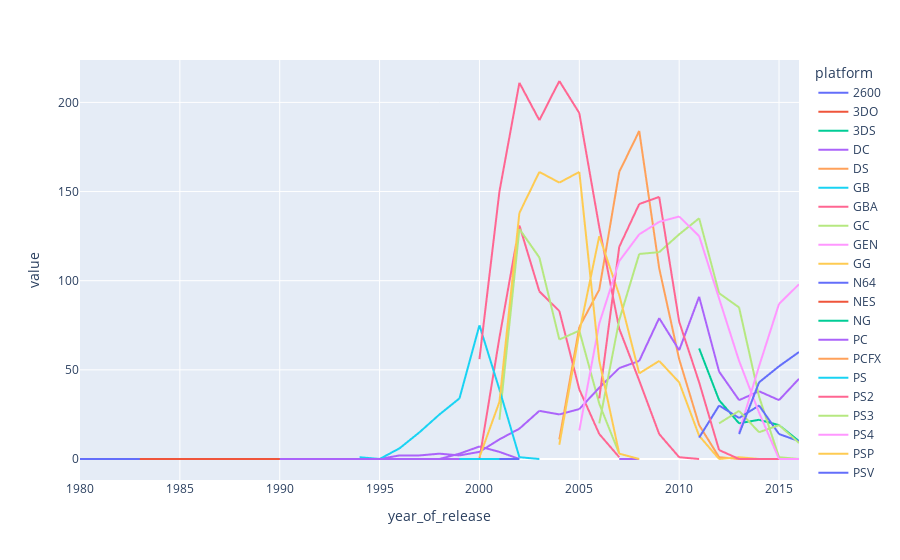

Notebook source saved alongside this figure:
### Code cell
pivot_df = pd.pivot_table(df, index='year_of_release', columns='platform', values='critic_score', aggfunc='count')

fig = px.line(pivot_df)
fig.show()

### Figure 1 — Plotly figure (JSON) as saved in the notebook; plotly's stock layout.template omitted (floating-point values rounded to 4 significant figures)
{"data": [{"hovertemplate": "platform=2600<br>year_of_release=%{x}<br>value=%{y}<extra></extra>", "legendgroup": "2600", "line": {"color": "#636efa", "dash": "solid"}, "marker": {"symbol": "circle"}, "mode": "lines", "name": "2600", "showlegend": true, "type": "scattergl", "x": [1980, 1981, 1982, 1983, 1984, 1985, 1986, 1987, 1988, 1989, 1990, 1991, 1992, 1993, 1994, 1995, 1996, 1997, 1998, 1999, 2000, 2001, 2002, 2003, 2004, 2005, 2006, 2007, 2008, 2009, 2010, 2011, 2012, 2013, 2014, 2015, 2016], "xaxis": "x", "y": [0, 0, 0, 0, 0, 0, 0, 0, 0, 0, null, null, null, null, null, null, null, null, null, null, null, null, null, null, null, null, null, null, null, null, null, null, null, null, null, null, null], "yaxis": "y"}, {"hovertemplate": "platform=3DO<br>year_of_release=%{x}<br>value=%{y}<extra></extra>", "legendgroup": "3DO", "line": {"color": "#EF553B", "dash": "solid"}, "marker": {"symbol": "circle"}, "mode": "lines", "name": "3DO", "showlegend": true, "type": "scattergl", "x": [1980, 1981, 1982, 1983, 1984, 1985, 1986, 1987, 1988, 1989, 1990, 1991, 1992, 1993, 1994, 1995, 1996, 1997, 1998, 1999, 2000, 2001, 2002, 2003, 2004, 2005, 2006, 2007, 2008, 2009, 2010, 2011, 2012, 2013, 2014, 2015, 2016], "xaxis": "x", "y": [null, null, null, null, null, null, null, null, null, null, null, null, null, null, 0, 0, null, null, null, null, null, null, null, null, null, null, null, null, null, null, null, null, null, null, null, null, null], "yaxis": "y"}, {"hovertemplate": "platform=3DS<br>year_of_release=%{x}<br>value=%{y}<extra></extra>", "legendgroup": "3DS", "line": {"color": "#00cc96", "dash": "solid"}, "marker": {"symbol": "circle"}, "mode": "lines", "name": "3DS", "showlegend": true, "type": "scattergl", "x": [1980, 1981, 1982, 1983, 1984, 1985, 1986, 1987, 1988, 1989, 1990, 1991, 1992, 1993, 1994, 1995, 1996, 1997, 1998, 1999, 2000, 2001, 2002, 2003, 2004, 2005, 2006, 2007, 2008, 2009, 2010, 2011, 2012, 2013, 2014, 2015, 2016], "xaxis": "x", "y": [null, null, null, null, null, null, null, null, null, null, null, null, null, null, null, null, null, null, null, null, null, null, null, null, null, null, null, null, null, null, null, 62, 33, 20, 22, 19, 10], "yaxis": "y"}, {"hovertemplate": "platform=DC<br>year_of_release=%{x}<br>value=%{y}<extra></extra>", "legendgroup": "DC", "line": {"color": "#ab63fa", "dash": "solid"}, "marker": {"symbol": "circle"}, "mode": "lines", "name": "DC", "showlegend": true, "type": "scattergl", "x": [1980, 1981, 1982, 1983, 1984, 1985, 1986, 1987, 1988, 1989, 1990, 1991, 1992, 1993, 1994, 1995, 1996, 1997, 1998, 1999, 2000, 2001, 2002, 2003, 2004, 2005, 2006, 2007, 2008, 2009, 2010, 2011, 2012, 2013, 2014, 2015, 2016], "xaxis": "x", "y": [null, null, null, null, null, null, null, null, null, null, null, null, null, null, null, null, null, null, 0, 3, 7, 4, 0, null, null, null, null, 0, 0, null, null, null, null, null, null, null, null], "yaxis": "y"}, {"hovertemplate": "platform=DS<br>year_of_release=%{x}<br>value=%{y}<extra></extra>", "legendgroup": "DS", "line": {"color": "#FFA15A", "dash": "solid"}, "marker": {"symbol": "circle"}, "mode": "lines", "name": "DS", "showlegend": true, "type": "scattergl", "x": [1980, 1981, 1982, 1983, 1984, 1985, 1986, 1987, 1988, 1989, 1990, 1991, 1992, 1993, 1994, 1995, 1996, 1997, 1998, 1999, 2000, 2001, 2002, 2003, 2004, 2005, 2006, 2007, 2008, 2009, 2010, 2011, 2012, 2013, 2014, 2015, 2016], "xaxis": "x", "y": [null, null, null, null, null, 0, null, null, null, null, null, null, null, null, null, null, null, null, null, null, null, null, null, null, 11, 74, 95, 161, 184, 107, 56, 19, 1, 0, null, null, null], "yaxis": "y"}, {"hovertemplate": "platform=GB<br>year_of_release=%{x}<br>value=%{y}<extra></extra>", "legendgroup": "GB", "line": {"color": "#19d3f3", "dash": "solid"}, "marker": {"symbol": "circle"}, "mode": "lines", "name": "GB", "showlegend": true, "type": "scattergl", "x": [1980, 1981, 1982, 1983, 1984, 1985, 1986, 1987, 1988, 1989, 1990, 1991, 1992, 1993, 1994, 1995, 1996, 1997, 1998, 1999, 2000, 2001, 2002, 2003, 2004, 2005, 2006, 2007, 2008, 2009, 2010, 2011, 2012, 2013, 2014, 2015, 2016], "xaxis": "x", "y": [null, null, null, null, null, null, null, null, 0, 0, 0, 0, 0, null, 0, 0, 0, 0, 0, 0, 0, 0, null, null, null, null, null, null, null, null, null, null, null, null, null, null, null], "yaxis": "y"}, {"hovertemplate": "platform=GBA<br>year_of_release=%{x}<br>value=%{y}<extra></extra>", "legendgroup": "GBA", "line": {"color": "#FF6692", "dash": "solid"}, "marker": {"symbol": "circle"}, "mode": "lines", "name": "GBA", "showlegend": true, "type": "scattergl", "x": [1980, 1981, 1982, 1983, 1984, 1985, 1986, 1987, 1988, 1989, 1990, 1991, 1992, 1993, 1994, 1995, 1996, 1997, 1998, 1999, 2000, 2001, 2002, 2003, 2004, 2005, 2006, 2007, 2008, 2009, 2010, 2011, 2012, 2013, 2014, 2015, 2016], "xaxis": "x", "y": [null, null, null, null, null, null, null, null, null, null, null, null, null, null, null, null, null, null, null, null, 0, 68, 131, 94, 83, 39, 14, 1, null, null, null, null, null, null, null, null, null], "yaxis": "y"}, {"hovertemplate": "platform=GC<br>year_of_release=%{x}<br>value=%{y}<extra></extra>", "legendgroup": "GC", "line": {"color": "#B6E880", "dash": "solid"}, "marker": {"symbol": "circle"}, "mode": "lines", "name": "GC", "showlegend": true, "type": "scattergl", "x": [1980, 1981, 1982, 1983, 1984, 1985, 1986, 1987, 1988, 1989, 1990, 1991, 1992, 1993, 1994, 1995, 1996, 1997, 1998, 1999, 2000, 2001, 2002, 2003, 2004, 2005, 2006, 2007, 2008, 2009, 2010, 2011, 2012, 2013, 2014, 2015, 2016], "xaxis": "x", "y": [null, null, null, null, null, null, null, null, null, null, null, null, null, null, null, null, null, null, null, null, null, 22, 129, 113, 67, 72, 31, 3, null, null, null, null, null, null, null, null, null], "yaxis": "y"}, {"hovertemplate": "platform=GEN<br>year_of_release=%{x}<br>value=%{y}<extra></extra>", "legendgroup": "GEN", "line": {"color": "#FF97FF", "dash": "solid"}, "marker": {"symbol": "circle"}, "mode": "lines", "name": "GEN", "showlegend": true, "type": "scattergl", "x": [1980, 1981, 1982, 1983, 1984, 1985, 1986, 1987, 1988, 1989, 1990, 1991, 1992, 1993, 1994, 1995, 1996, 1997, 1998, 1999, 2000, 2001, 2002, 2003, 2004, 2005, 2006, 2007, 2008, 2009, 2010, 2011, 2012, 2013, 2014, 2015, 2016], "xaxis": "x", "y": [null, null, null, null, null, null, null, null, null, null, 0, 0, 0, 0, 0, null, null, null, null, null, null, null, null, null, null, null, null, null, null, null, null, null, null, null, null, null, null], "yaxis": "y"}, {"hovertemplate": "platform=GG<br>year_of_release=%{x}<br>value=%{y}<extra></extra>", "legendgroup": "GG", "line": {"color": "#FECB52", "dash": "solid"}, "marker": {"symbol": "circle"}, "mode": "lines", "name": "GG", "showlegend": true, "type": "scattergl", "x": [1980, 1981, 1982, 1983, 1984, 1985, 1986, 1987, 1988, 1989, 1990, 1991, 1992, 1993, 1994, 1995, 1996, 1997, 1998, 1999, 2000, 2001, 2002, 2003, 2004, 2005, 2006, 2007, 2008, 2009, 2010, 2011, 2012, 2013, 2014, 2015, 2016], "xaxis": "x", "y": [null, null, null, null, null, null, null, null, null, null, null, null, 0, null, null, null, null, null, null, null, null, null, null, null, null, null, null, null, null, null, null, null, null, null, null, null, null], "yaxis": "y"}, {"hovertemplate": "platform=N64<br>year_of_release=%{x}<br>value=%{y}<extra></extra>", "legendgroup": "N64", "line": {"color": "#636efa", "dash": "solid"}, "marker": {"symbol": "circle"}, "mode": "lines", "name": "N64", "showlegend": true, "type": "scattergl", "x": [1980, 1981, 1982, 1983, 1984, 1985, 1986, 1987, 1988, 1989, 1990, 1991, 1992, 1993, 1994, 1995, 1996, 1997, 1998, 1999, 2000, 2001, 2002, 2003, 2004, 2005, 2006, 2007, 2008, 2009, 2010, 2011, 2012, 2013, 2014, 2015, 2016], "xaxis": "x", "y": [null, null, null, null, null, null, null, null, null, null, null, null, null, null, null, null, 0, 0, 0, 0, 0, 0, 0, null, null, null, null, null, null, null, null, null, null, null, null, null, null], "yaxis": "y"}, {"hovertemplate": "platform=NES<br>year_of_release=%{x}<br>value=%{y}<extra></extra>", "legendgroup": "NES", "line": {"color": "#EF553B", "dash": "solid"}, "marker": {"symbol": "circle"}, "mode": "lines", "name": "NES", "showlegend": true, "type": "scattergl", "x": [1980, 1981, 1982, 1983, 1984, 1985, 1986, 1987, 1988, 1989, 1990, 1991, 1992, 1993, 1994, 1995, 1996, 1997, 1998, 1999, 2000, 2001, 2002, 2003, 2004, 2005, 2006, 2007, 2008, 2009, 2010, 2011, 2012, 2013, 2014, 2015, 2016], "xaxis": "x", "y": [null, null, null, 0, 0, 0, 0, 0, 0, 0, 0, 0, 0, 0, 0, null, null, null, null, null, null, null, null, null, null, null, null, null, null, null, null, null, null, null, null, null, null], "yaxis": "y"}, {"hovertemplate": "platform=NG<br>year_of_release=%{x}<br>value=%{y}<extra></extra>", "legendgroup": "NG", "line": {"color": "#00cc96", "dash": "solid"}, "marker": {"symbol": "circle"}, "mode": "lines", "name": "NG", "showlegend": true, "type": "scattergl", "x": [1980, 1981, 1982, 1983, 1984, 1985, 1986, 1987, 1988, 1989, 1990, 1991, 1992, 1993, 1994, 1995, 1996, 1997, 1998, 1999, 2000, 2001, 2002, 2003, 2004, 2005, 2006, 2007, 2008, 2009, 2010, 2011, 2012, 2013, 2014, 2015, 2016], "xaxis": "x", "y": [null, null, null, null, null, null, null, null, null, null, null, null, null, 0, 0, 0, 0, null, null, null, null, null, null, null, null, null, null, null, null, null, null, null, null, null, null, null, null], "yaxis": "y"}, {"hovertemplate": "platform=PC<br>year_of_release=%{x}<br>value=%{y}<extra></extra>", "legendgroup": "PC", "line": {"color": "#ab63fa", "dash": "solid"}, "marker": {"symbol": "circle"}, "mode": "lines", "name": "PC", "showlegend": true, "type": "scattergl", "x": [1980, 1981, 1982, 1983, 1984, 1985, 1986, 1987, 1988, 1989, 1990, 1991, 1992, 1993, 1994, 1995, 1996, 1997, 1998, 1999, 2000, 2001, 2002, 2003, 2004, 2005, 2006, 2007, 2008, 2009, 2010, 2011, 2012, 2013, 2014, 2015, 2016], "xaxis": "x", "y": [null, null, null, null, null, 1, null, null, 1, null, null, null, 1, null, 0, 0, 2, 2, 3, 2, 4, 11, 17, 27, 25, 28, 40, 51, 55, 79, 61, 91, 49, 33, 38, 33, 45], "yaxis": "y"}, {"hovertemplate": "platform=PCFX<br>year_of_release=%{x}<br>value=%{y}<extra></extra>", "legendgroup": "PCFX", "line": {"color": "#FFA15A", "dash": "solid"}, "marker": {"symbol": "circle"}, "mode": "lines", "name": "PCFX", "showlegend": true, "type": "scattergl", "x": [1980, 1981, 1982, 1983, 1984, 1985, 1986, 1987, 1988, 1989, 1990, 1991, 1992, 1993, 1994, 1995, 1996, 1997, 1998, 1999, 2000, 2001, 2002, 2003, 2004, 2005, 2006, 2007, 2008, 2009, 2010, 2011, 2012, 2013, 2014, 2015, 2016], "xaxis": "x", "y": [null, null, null, null, null, null, null, null, null, null, null, null, null, null, null, null, 0, null, null, null, null, null, null, null, null, null, null, null, null, null, null, null, null, null, null, null, null], "yaxis": "y"}, {"hovertemplate": "platform=PS<br>year_of_release=%{x}<br>value=%{y}<extra></extra>", "legendgroup": "PS", "line": {"color": "#19d3f3", "dash": "solid"}, "marker": {"symbol": "circle"}, "mode": "lines", "name": "PS", "showlegend": true, "type": "scattergl", "x": [1980, 1981, 1982, 1983, 1984, 1985, 1986, 1987, 1988, 1989, 1990, 1991, 1992, 1993, 1994, 1995, 1996, 1997, 1998, 1999, 2000, 2001, 2002, 2003, 2004, 2005, 2006, 2007, 2008, 2009, 2010, 2011, 2012, 2013, 2014, 2015, 2016], "xaxis": "x", "y": [null, null, null, null, null, null, null, null, null, null, null, null, null, null, 1, 0, 6, 15, 25, 34, 75, 39, 1, 0, null, null, null, null, null, null, null, null, null, null, null, null, null], "yaxis": "y"}, {"hovertemplate": "platform=PS2<br>year_of_release=%{x}<br>value=%{y}<extra></extra>", "legendgroup": "PS2", "line": {"color": "#FF6692", "dash": "solid"}, "marker": {"symbol": "circle"}, "mode": "lines", "name": "PS2", "showlegend": true, "type": "scattergl", "x": [1980, 1981, 1982, 1983, 1984, 1985, 1986, 1987, 1988, 1989, 1990, 1991, 1992, 1993, 1994, 1995, 1996, 1997, 1998, 1999, 2000, 2001, 2002, 2003, 2004, 2005, 2006, 2007, 2008, 2009, 2010, 2011, 2012, 2013, 2014, 2015, 2016], "xaxis": "x", "y": [null, null, null, null, null, null, null, null, null, null, null, null, null, null, null, null, null, null, null, null, 56, 150, 211, 190, 212, 194, 130, 73, 44, 14, 1, 0, null, null, null, null, null], "yaxis": "y"}, {"hovertemplate": "platform=PS3<br>year_of_release=%{x}<br>value=%{y}<extra></extra>", "legendgroup": "PS3", "line": {"color": "#B6E880", "dash": "solid"}, "marker": {"symbol": "circle"}, "mode": "lines", "name": "PS3", "showlegend": true, "type": "scattergl", "x": [1980, 1981, 1982, 1983, 1984, 1985, 1986, 1987, 1988, 1989, 1990, 1991, 1992, 1993, 1994, 1995, 1996, 1997, 1998, 1999, 2000, 2001, 2002, 2003, 2004, 2005, 2006, 2007, 2008, 2009, 2010, 2011, 2012, 2013, 2014, 2015, 2016], "xaxis": "x", "y": [null, null, null, null, null, null, null, null, null, null, null, null, null, null, null, null, null, null, null, null, null, null, null, null, null, null, 20, 78, 115, 116, 126, 135, 93, 85, 35, 1, 0], "yaxis": "y"}, {"hovertemplate": "platform=PS4<br>year_of_release=%{x}<br>value=%{y}<extra></extra>", "legendgroup": "PS4", "line": {"color": "#FF97FF", "dash": "solid"}, "marker": {"symbol": "circle"}, "mode": "lines", "name": "PS4", "showlegend": true, "type": "scattergl", "x": [1980, 1981, 1982, 1983, 1984, 1985, 1986, 1987, 1988, 1989, 1990, 1991, 1992, 1993, 1994, 1995, 1996, 1997, 1998, 1999, 2000, 2001, 2002, 2003, 2004, 2005, 2006, 2007, 2008, 2009, 2010, 2011, 2012, 2013, 2014, 2015, 2016], "xaxis": "x", "y": [null, null, null, null, null, null, null, null, null, null, null, null, null, null, null, null, null, null, null, null, null, null, null, null, null, null, null, null, null, null, null, null, null, 15, 52, 87, 98], "yaxis": "y"}, {"hovertemplate": "platform=PSP<br>year_of_release=%{x}<br>value=%{y}<extra></extra>", "legendgroup": "PSP", "line": {"color": "#FECB52", "dash": "solid"}, "marker": {"symbol": "circle"}, "mode": "lines", "name": "PSP", "showlegend": true, "type": "scattergl", "x": [1980, 1981, 1982, 1983, 1984, 1985, 1986, 1987, 1988, 1989, 1990, 1991, 1992, 1993, 1994, 1995, 1996, 1997, 1998, 1999, 2000, 2001, 2002, 2003, 2004, 2005, 2006, 2007, 2008, 2009, 2010, 2011, 2012, 2013, 2014, 2015, 2016], "xaxis": "x", "y": [null, null, null, null, null, null, null, null, null, null, null, null, null, null, null, null, null, null, null, null, null, null, null, null, 8, 71, 125, 92, 48, 55, 43, 13, 0, 1, 0, 0, null], "yaxis": "y"}, {"hovertemplate": "platform=PSV<br>year_of_release=%{x}<br>value=%{y}<extra></extra>", "legendgroup": "PSV", "line": {"color": "#636efa", "dash": "solid"}, "marker": {"symbol": "circle"}, "mode": "lines", "name": "PSV", "showlegend": true, "type": "scattergl", "x": [1980, 1981, 1982, 1983, 1984, 1985, 1986, 1987, 1988, 1989, 1990, 1991, 1992, 1993, 1994, 1995, 1996, 1997, 1998, 1999, 2000, 2001, 2002, 2003, 2004, 2005, 2006, 2007, 2008, 2009, 2010, 2011, 2012, 2013, 2014, 2015, 2016], "xaxis": "x", "y": [null, null, null, null, null, null, null, null, null, null, null, null, null, null, null, null, null, null, null, null, null, null, null, null, null, null, null, null, null, null, null, 12, 30, 23, 30, 14, 10], "yaxis": "y"}, {"hovertemplate": "platform=SAT<br>year_of_release=%{x}<br>value=%{y}<extra></extra>", "legendgroup": "SAT", "line": {"color": "#EF553B", "dash": "solid"}, "marker": {"symbol": "circle"}, "mode": "lines", "name": "SAT", "showlegend": true, "type": "scattergl", "x": [1980, 1981, 1982, 1983, 1984, 1985, 1986, 1987, 1988, 1989, 1990, 1991, 1992, 1993, 1994, 1995, 1996, 1997, 1998, 1999, 2000, 2001, 2002, 2003, 2004, 2005, 2006, 2007, 2008, 2009, 2010, 2011, 2012, 2013, 2014, 2015, 2016], "xaxis": "x", "y": [null, null, null, null, null, null, null, null, null, null, null, null, null, null, 0, 0, 0, 0, 0, 0, null, null, null, null, null, null, null, null, null, null, null, null, null, null, null, null, null], "yaxis": "y"}, {"hovertemplate": "platform=SCD<br>year_of_release=%{x}<br>value=%{y}<extra></extra>", "legendgroup": "SCD", "line": {"color": "#00cc96", "dash": "solid"}, "marker": {"symbol": "circle"}, "mode": "lines", "name": "SCD", "showlegend": true, "type": "scattergl", "x": [1980, 1981, 1982, 1983, 1984, 1985, 1986, 1987, 1988, 1989, 1990, 1991, 1992, 1993, 1994, 1995, 1996, 1997, 1998, 1999, 2000, 2001, 2002, 2003, 2004, 2005, 2006, 2007, 2008, 2009, 2010, 2011, 2012, 2013, 2014, 2015, 2016], "xaxis": "x", "y": [null, null, null, null, null, null, null, null, null, null, null, null, null, 0, 0, null, null, null, null, null, null, null, null, null, null, null, null, null, null, null, null, null, null, null, null, null, null], "yaxis": "y"}, {"hovertemplate": "platform=SNES<br>year_of_release=%{x}<br>value=%{y}<extra></extra>", "legendgroup": "SNES", "line": {"color": "#ab63fa", "dash": "solid"}, "marker": {"symbol": "circle"}, "mode": "lines", "name": "SNES", "showlegend": true, "type": "scattergl", "x": [1980, 1981, 1982, 1983, 1984, 1985, 1986, 1987, 1988, 1989, 1990, 1991, 1992, 1993, 1994, 1995, 1996, 1997, 1998, 1999, 2000, 2001, 2002, 2003, 2004, 2005, 2006, 2007, 2008, 2009, 2010, 2011, 2012, 2013, 2014, 2015, 2016], "xaxis": "x", "y": [null, null, null, null, null, null, null, null, null, null, 0, 0, 0, 0, 0, 0, 0, 0, 0, 0, null, null, null, null, null, null, null, null, null, null, null, null, null, null, null, null, null], "yaxis": "y"}, {"hovertemplate": "platform=TG16<br>year_of_release=%{x}<br>value=%{y}<extra></extra>", "legendgroup": "TG16", "line": {"color": "#FFA15A", "dash": "solid"}, "marker": {"symbol": "circle"}, "mode": "lines", "name": "TG16", "showlegend": true, "type": "scattergl", "x": [1980, 1981, 1982, 1983, 1984, 1985, 1986, 1987, 1988, 1989, 1990, 1991, 1992, 1993, 1994, 1995, 1996, 1997, 1998, 1999, 2000, 2001, 2002, 2003, 2004, 2005, 2006, 2007, 2008, 2009, 2010, 2011, 2012, 2013, 2014, 2015, 2016], "xaxis": "x", "y": [null, null, null, null, null, null, null, null, null, null, null, null, null, null, null, 0, null, null, null, null, null, null, null, null, null, null, null, null, null, null, null, null, null, null, null, null, null], "yaxis": "y"}, {"hovertemplate": "platform=WS<br>year_of_release=%{x}<br>value=%{y}<extra></extra>", "legendgroup": "WS", "line": {"color": "#19d3f3", "dash": "solid"}, "marker": {"symbol": "circle"}, "mode": "lines", "name": "WS", "showlegend": true, "type": "scattergl", "x": [1980, 1981, 1982, 1983, 1984, 1985, 1986, 1987, 1988, 1989, 1990, 1991, 1992, 1993, 1994, 1995, 1996, 1997, 1998, 1999, 2000, 2001, 2002, 2003, 2004, 2005, 2006, 2007, 2008, 2009, 2010, 2011, 2012, 2013, 2014, 2015, 2016], "xaxis": "x", "y": [null, null, null, null, null, null, null, null, null, null, null, null, null, null, null, null, null, null, null, 0, 0, 0, null, null, null, null, null, null, null, null, null, null, null, null, null, null, null], "yaxis": "y"}, {"hovertemplate": "platform=Wii<br>year_of_release=%{x}<br>value=%{y}<extra></extra>", "legendgroup": "Wii", "line": {"color": "#FF6692", "dash": "solid"}, "marker": {"symbol": "circle"}, "mode": "lines", "name": "Wii", "showlegend": true, "type": "scattergl", "x": [1980, 1981, 1982, 1983, 1984, 1985, 1986, 1987, 1988, 1989, 1990, 1991, 1992, 1993, 1994, 1995, 1996, 1997, 1998, 1999, 2000, 2001, 2002, 2003, 2004, 2005, 2006, 2007, 2008, 2009, 2010, 2011, 2012, 2013, 2014, 2015, 2016], "xaxis": "x", "y": [null, null, null, null, null, null, null, null, null, null, null, null, null, null, null, null, null, null, null, null, null, null, null, null, null, null, 34, 119, 143, 147, 77, 43, 5, 0, 0, 0, 0], "yaxis": "y"}, {"hovertemplate": "platform=WiiU<br>year_of_release=%{x}<br>value=%{y}<extra></extra>", "legendgroup": "WiiU", "line": {"color": "#B6E880", "dash": "solid"}, "marker": {"symbol": "circle"}, "mode": "lines", "name": "WiiU", "showlegend": true, "type": "scattergl", "x": [1980, 1981, 1982, 1983, 1984, 1985, 1986, 1987, 1988, 1989, 1990, 1991, 1992, 1993, 1994, 1995, 1996, 1997, 1998, 1999, 2000, 2001, 2002, 2003, 2004, 2005, 2006, 2007, 2008, 2009, 2010, 2011, 2012, 2013, 2014, 2015, 2016], "xaxis": "x", "y": [null, null, null, null, null, null, null, null, null, null, null, null, null, null, null, null, null, null, null, null, null, null, null, null, null, null, null, null, null, null, null, null, 20, 27, 15, 19, 9], "yaxis": "y"}, {"hovertemplate": "platform=X360<br>year_of_release=%{x}<br>value=%{y}<extra></extra>", "legendgroup": "X360", "line": {"color": "#FF97FF", "dash": "solid"}, "marker": {"symbol": "circle"}, "mode": "lines", "name": "X360", "showlegend": true, "type": "scattergl", "x": [1980, 1981, 1982, 1983, 1984, 1985, 1986, 1987, 1988, 1989, 1990, 1991, 1992, 1993, 1994, 1995, 1996, 1997, 1998, 1999, 2000, 2001, 2002, 2003, 2004, 2005, 2006, 2007, 2008, 2009, 2010, 2011, 2012, 2013, 2014, 2015, 2016], "xaxis": "x", "y": [null, null, null, null, null, null, null, null, null, null, null, null, null, null, null, null, null, null, null, null, null, null, null, null, null, 16, 76, 111, 126, 133, 136, 125, 90, 55, 26, 0, 0], "yaxis": "y"}, {"hovertemplate": "platform=XB<br>year_of_release=%{x}<br>value=%{y}<extra></extra>", "legendgroup": "XB", "line": {"color": "#FECB52", "dash": "solid"}, "marker": {"symbol": "circle"}, "mode": "lines", "name": "XB", "showlegend": true, "type": "scattergl", "x": [1980, 1981, 1982, 1983, 1984, 1985, 1986, 1987, 1988, 1989, 1990, 1991, 1992, 1993, 1994, 1995, 1996, 1997, 1998, 1999, 2000, 2001, 2002, 2003, 2004, 2005, 2006, 2007, 2008, 2009, 2010, 2011, 2012, 2013, 2014, 2015, 2016], "xaxis": "x", "y": [null, null, null, null, null, null, null, null, null, null, null, null, null, null, null, null, null, null, null, null, 1, 32, 138, 161, 155, 161, 55, 3, 0, null, null, null, null, null, null, null, null], "yaxis": "y"}, {"hovertemplate": "platform=XOne<br>year_of_release=%{x}<br>value=%{y}<extra></extra>", "legendgroup": "XOne", "line": {"color": "#636efa", "dash": "solid"}, "marker": {"symbol": "circle"}, "mode": "lines", "name": "XOne", "showlegend": true, "type": "scattergl", "x": [1980, 1981, 1982, 1983, 1984, 1985, 1986, 1987, 1988, 1989, 1990, 1991, 1992, 1993, 1994, 1995, 1996, 1997, 1998, 1999, 2000, 2001, 2002, 2003, 2004, 2005, 2006, 2007, 2008, 2009, 2010, 2011, 2012, 2013, 2014, 2015, 2016], "xaxis": "x", "y": [null, null, null, null, null, null, null, null, null, null, null, null, null, null, null, null, null, null, null, null, null, null, null, null, null, null, null, null, null, null, null, null, null, 14, 43, 52, 60], "yaxis": "y"}], "layout": {"legend": {"title": {"text": "platform"}, "tracegroupgap": 0}, "margin": {"t": 60}, "xaxis": {"anchor": "y", "domain": [0, 1], "title": {"text": "year_of_release"}}, "yaxis": {"anchor": "x", "domain": [0, 1], "title": {"text": "value"}}}}
